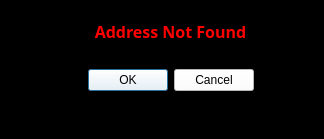
<?xml version="1.0" encoding="UTF-8"?>
<ui version="4.0">
 <class>Not_Found</class>
 <widget class="QDialog" name="Not_Found">
  <property name="geometry">
   <rect>
    <x>0</x>
    <y>0</y>
    <width>324</width>
    <height>139</height>
   </rect>
  </property>
  <property name="windowTitle">
   <string>Error</string>
  </property>
  <property name="styleSheet">
   <string notr="true">background-color: rgb(0, 0, 0);</string>
  </property>
  <widget class="QWidget" name="verticalLayoutWidget">
   <property name="geometry">
    <rect>
     <x>50</x>
     <y>20</y>
     <width>241</width>
     <height>91</height>
    </rect>
   </property>
   <layout class="QVBoxLayout" name="verticalLayout">
    <item>
     <widget class="QLabel" name="Error_Msg">
      <property name="font">
       <font>
        <family>Segoe Script</family>
        <pointsize>12</pointsize>
        <weight>75</weight>
        <bold>true</bold>
       </font>
      </property>
      <property name="styleSheet">
       <string notr="true">color: rgb(255, 0, 0);</string>
      </property>
      <property name="text">
       <string>Address Not Found</string>
      </property>
      <property name="alignment">
       <set>Qt::AlignCenter</set>
      </property>
     </widget>
    </item>
    <item>
     <widget class="QDialogButtonBox" name="buttonBox">
      <property name="sizePolicy">
       <sizepolicy hsizetype="Expanding" vsizetype="Expanding">
        <horstretch>0</horstretch>
        <verstretch>0</verstretch>
       </sizepolicy>
      </property>
      <property name="font">
       <font>
        <family>Corbel</family>
        <pointsize>10</pointsize>
        <weight>75</weight>
        <bold>true</bold>
       </font>
      </property>
      <property name="layoutDirection">
       <enum>Qt::LeftToRight</enum>
      </property>
      <property name="styleSheet">
       <string notr="true">background-color: rgb(255, 255, 255);</string>
      </property>
      <property name="orientation">
       <enum>Qt::Horizontal</enum>
      </property>
      <property name="standardButtons">
       <set>QDialogButtonBox::Cancel|QDialogButtonBox::Ok</set>
      </property>
      <property name="centerButtons">
       <bool>true</bool>
      </property>
     </widget>
    </item>
   </layout>
  </widget>
 </widget>
 <resources/>
 <connections>
  <connection>
   <sender>buttonBox</sender>
   <signal>clicked(QAbstractButton*)</signal>
   <receiver>Not_Found</receiver>
   <slot>close()</slot>
   <hints>
    <hint type="sourcelabel">
     <x>277</x>
     <y>139</y>
    </hint>
    <hint type="destinationlabel">
     <x>297</x>
     <y>181</y>
    </hint>
   </hints>
  </connection>
 </connections>
</ui>
